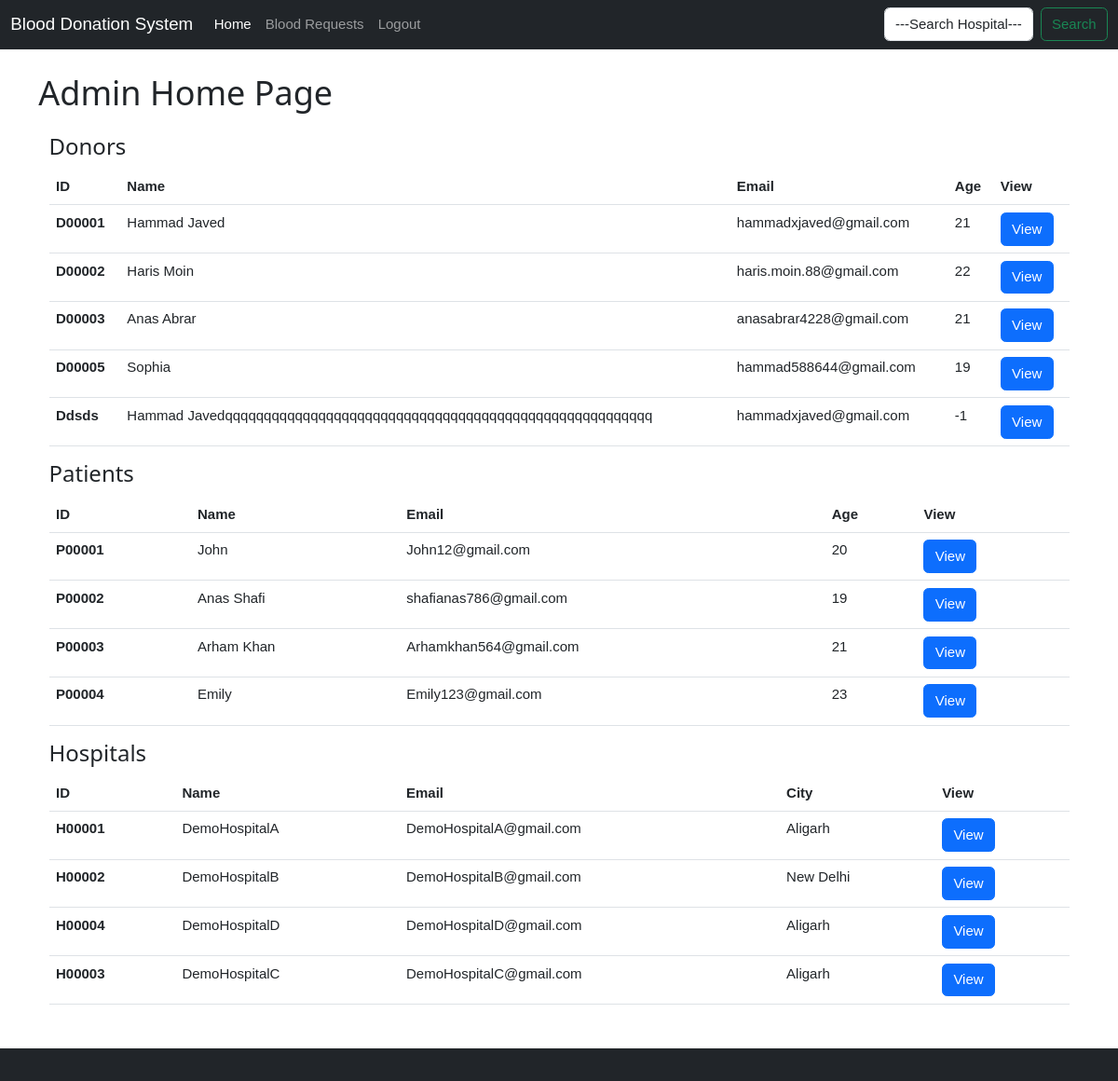
Before: /admin_user (signed in) with the older database file.
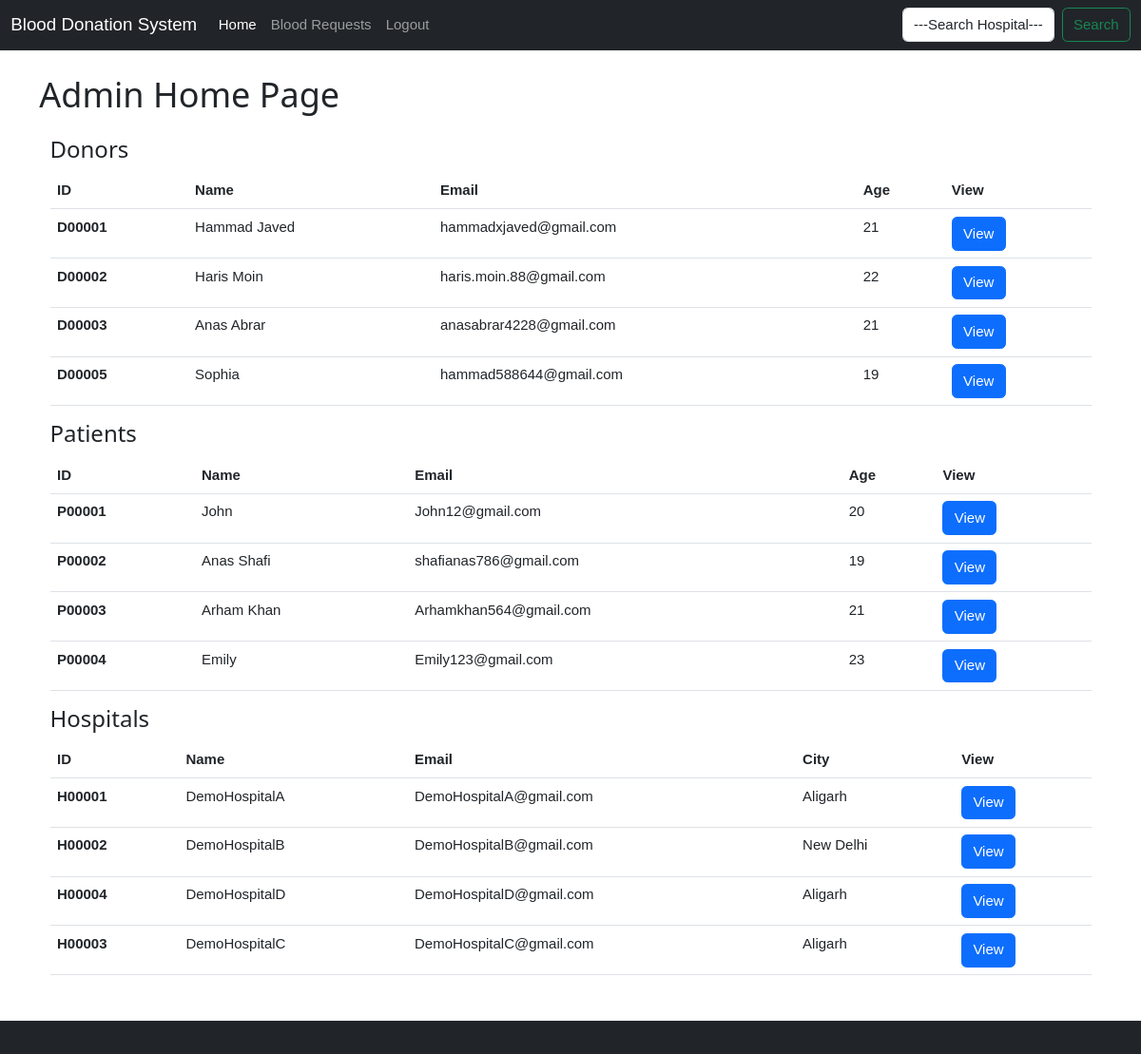
After: the same page with the newer database file.
### donor_app/models.py (models this page shows)
class donor_details(models.Model):
    id_no = models.CharField(max_length=40,primary_key=True)
    name = models.CharField(max_length=40)
    email = models.EmailField(max_length=40)
    location = models.ForeignKey(donor_address,on_delete=models.CASCADE,default='-1')
    contact_no1 = models.CharField(max_length=12)
    gender = models.CharField(max_length=10,null=True, blank=True)
    age = models.IntegerField() #18 to 65
    dob = models.DateField(null=True, blank=True)
    blood_group = models.CharField(max_length=5)
    health = models.ForeignKey(donor_health,on_delete=models.CASCADE,default='-1')

### patient_app/models.py (models this page shows)
class patient_details(models.Model):
    id_no = models.CharField(max_length=40,primary_key=True)
    name = models.CharField(max_length=40)
    email = models.EmailField(max_length=40)
    location = models.ForeignKey(patient_address,on_delete=models.CASCADE)
    contact_no1 = models.CharField(max_length=12)
    gender = models.CharField(max_length=10,null=True, blank=True)
    age = models.IntegerField()
    dob = models.DateField(null=True, blank=True)
    blood_group = models.CharField(max_length=5)

### hospital_app/models.py (models this page shows)
class hospital_details(models.Model):
    id_no = models.CharField(max_length=40,primary_key=True)
    name = models.CharField(max_length=40)
    email = models.EmailField(max_length=40)
    location = models.ForeignKey(hospital_address,on_delete=models.CASCADE,default='-1')
    contact_no1 = models.CharField(max_length=12)
    contact_no2 = models.CharField(max_length=13, null=True, blank=True)
    blood_quant = models.ForeignKey(blood_quantity,on_delete=models.CASCADE,default='-1')

class hospital_address(models.Model):
    hospital_id =  models.CharField(max_length=40, primary_key=True)
    state = models.CharField(max_length=40)
    city = models.CharField(max_length=40)
    address = models.CharField(max_length=100)
    landmark = models.CharField(max_length=40, null=True)

### admin_app/views.py (the view)
# urls.py: path('', views.a_index,name= 'homepage'),
@login_required(login_url='/admin_user_login')
def a_index(request):
    if 'uname' in request.session:
        a = request.session['uname']
        if a[0] != "a":
            return redirect("/admin_user_login")
    donors = donor_details.objects.all()
    patients = patient_details.objects.all()
    hospitals = hospital_details.objects.all()
    context = {
        "donors":donors,
        "hospitals":hospitals,
        "patients":patients
    }
    return render(request,'admin/index_admin.html',context)

### templates/admin/index_admin.html (shortened to what this page needs)
{% extends 'base.html' %}
{% block body %}
<div class="container">
    <h1>Admin Home Page</h1>
    <div class="container mt-4">
        <h3>Donors</h3>
        <table class="table">
          <thead>
            <tr>
              <th scope="col">ID</th>
              <th scope="col">Name</th>
              <th scope="col">Email</th>
              <th scope="col">Age</th>
              <th scope="col">View</th>
            </tr>
          </thead>
          <tbody>
            {% for d in donors %}
            <tr>
              <th scope="row">{{d.id_no}}</th>
              <td>{{d.name}}</td>
              <td>{{d.email}}</td>
              <td>{{d.age}}</td>
              <td>
                <form action="/admin_user_d_page" method="post">
                <button class="btn btn-primary" type="submit"> View </button>
              </form>
              </td>
            </tr>
            {% endfor %}
          </tbody>
        </table>
        <h3>Patients</h3>
        <table class="table">
          <thead>
            <tr>
              <th scope="col">ID</th>
              <th scope="col">Name</th>
              <th scope="col">Email</th>
              <th scope="col">Age</th>
              <th scope="col">View</th>
            </tr>
          </thead>
          <tbody>
            {% for p in patients %}
            <tr>
              <th scope="row">{{p.id_no}}</th>
              <td>{{p.name}}</td>
              <td>{{p.email}}</td>
              <td>{{p.age}}</td>
              <td>
                <form action="/admin_user_p_page" method="post">
                <button class="btn btn-primary" type="submit"> View </button>
              </form>
              </td>
            </tr>
            {% endfor %}
          </tbody>
          </table>
          <h3>Hospitals</h3>
          <table class="table">
            <thead>
              <tr>
                <th scope="col">ID</th>
                <th scope="col">Name</th>
                <th scope="col">Email</th>
                <th scope="col">City</th>
                <th scope="col">View</th>
              </tr>
            </thead>
            <tbody>
              {% for h in hospitals %}
              <tr>
                <th scope="row">{{h.id_no}}</th>
                <td>{{h.name}}</td>
                <td>{{h.email}}</td>
                <td>{{h.location.city}}</td>
                <td>
                  <form action="/admin_user_h_page" method="post">
                  <button class="btn btn-primary" type="submit"> View </button>
                </form>
                </td>
              </tr>
              {% endfor %}
            </tbody>
            </table>
</div>
</div>
    {% endblock body %}

Changed rows visible on the page:
removed donor_details: id_no "Ddsds", name "Hammad Javedqqqqqqqqqqqqqqqqqqqqqqqqqqqqqqqqqqqqqqqqqqqqqqqqqqqqqqq", email "hammadxjaved@gmail.com", age "-1"
